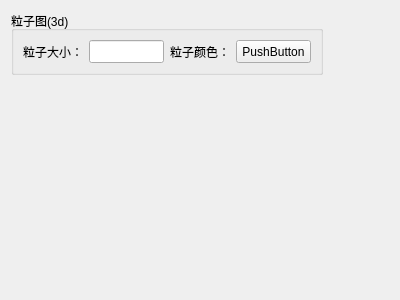
<?xml version="1.0" encoding="UTF-8"?>
<ui version="4.0">
 <class>Particle3dConfigWidget</class>
 <widget class="QWidget" name="Particle3dConfigWidget">
  <property name="geometry">
   <rect>
    <x>0</x>
    <y>0</y>
    <width>400</width>
    <height>300</height>
   </rect>
  </property>
  <property name="windowTitle">
   <string>Form</string>
  </property>
  <layout class="QGridLayout" name="gridLayout_2">
   <item row="0" column="0">
    <widget class="QGroupBox" name="groupBox">
     <property name="title">
      <string>粒子图(3d)</string>
     </property>
     <layout class="QGridLayout" name="gridLayout">
      <item row="0" column="0">
       <widget class="QLabel" name="label">
        <property name="text">
         <string>粒子大小：</string>
        </property>
       </widget>
      </item>
      <item row="0" column="1">
       <widget class="QLineEdit" name="particleSize">
        <property name="minimumSize">
         <size>
          <width>75</width>
          <height>23</height>
         </size>
        </property>
        <property name="maximumSize">
         <size>
          <width>75</width>
          <height>23</height>
         </size>
        </property>
       </widget>
      </item>
      <item row="0" column="2">
       <widget class="QLabel" name="label_2">
        <property name="text">
         <string>粒子颜色：</string>
        </property>
       </widget>
      </item>
      <item row="0" column="3">
       <widget class="QPushButton" name="particleColor">
        <property name="minimumSize">
         <size>
          <width>75</width>
          <height>23</height>
         </size>
        </property>
        <property name="maximumSize">
         <size>
          <width>75</width>
          <height>23</height>
         </size>
        </property>
        <property name="text">
         <string>PushButton</string>
        </property>
       </widget>
      </item>
     </layout>
    </widget>
   </item>
   <item row="0" column="1">
    <spacer name="horizontalSpacer">
     <property name="orientation">
      <enum>Qt::Horizontal</enum>
     </property>
     <property name="sizeHint" stdset="0">
      <size>
       <width>65</width>
       <height>20</height>
      </size>
     </property>
    </spacer>
   </item>
   <item row="1" column="0">
    <spacer name="verticalSpacer">
     <property name="orientation">
      <enum>Qt::Vertical</enum>
     </property>
     <property name="sizeHint" stdset="0">
      <size>
       <width>20</width>
       <height>220</height>
      </size>
     </property>
    </spacer>
   </item>
  </layout>
 </widget>
 <resources/>
 <connections/>
</ui>
